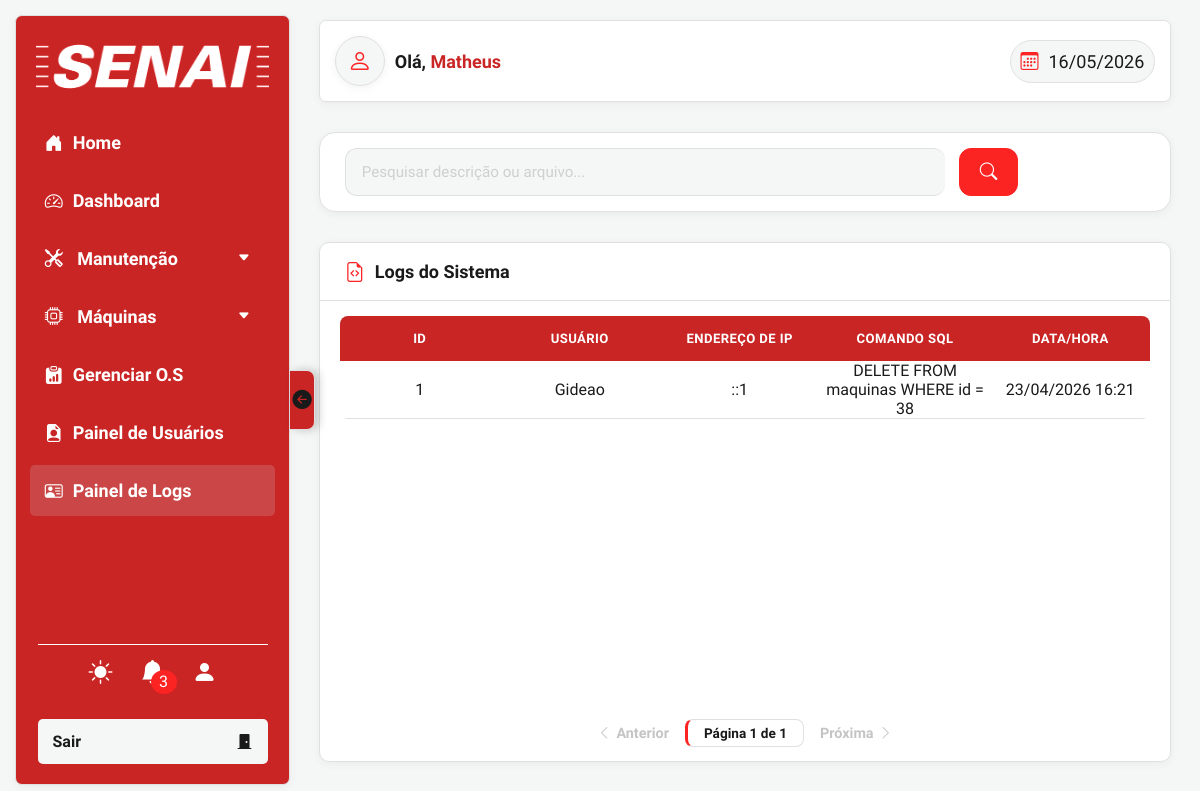
Screenshot of /php/views/log.php (signed in) with the database file from the repository.
### tables this page shows
CREATE TABLE `logs` (
  `id` int(11) NOT NULL,
  `usuario_id` int(11) DEFAULT NULL,
  `ip_address` varchar(45) NOT NULL,
  `sql_command` text NOT NULL,
  `data_hora` datetime DEFAULT current_timestamp()
);

CREATE TABLE `usuarios` (
  `id` int(11) NOT NULL,
  `nome` varchar(200) NOT NULL,
  `email` varchar(200) NOT NULL,
  `senha` varchar(245) NOT NULL,
  `senha_padrao` int(11) NOT NULL DEFAULT 1,
  `permissao` enum('ADMIN','GESTOR','NORMAL') NOT NULL DEFAULT 'NORMAL',
  `foto` varchar(255) DEFAULT NULL
);

### php/views/log.php (the view, shortened to what this page needs)
<?php
require __DIR__ . '/../configs/conexao.php';
$busca_atual = isset($_GET['search']) ? trim($_GET['search']) : '';
$pagina_atual = isset($_GET['page']) ? (int)$_GET['page'] : 1;
$limite = 10;
$sql_count = "SELECT COUNT(*) as total FROM logs
              LEFT JOIN usuarios ON logs.usuario_id = usuarios.id";
$res_count = $conn->query($sql_count);
$total_registros = $res_count->fetch_assoc()['total'];
$total_paginas = ceil($total_registros / $limite);
$offset = ($pagina_atual - 1) * $limite;
$sql = "SELECT logs.*, usuarios.nome AS nome_real
        FROM logs
        LEFT JOIN usuarios ON logs.usuario_id = usuarios.id";
$sql .= " ORDER BY logs.id DESC LIMIT $limite OFFSET $offset";
$resultado = $conn->query($sql);
?>
<!DOCTYPE html>
<html lang="pt-br" data-tema="">
<head>
    <link rel="stylesheet" href="../../css/style.css">
    <link rel="stylesheet" href="../../css/nav.css">
    <link rel="stylesheet" href="../../css/global.css">
    <link rel="stylesheet" href="../../css/header.css">
    <link rel="stylesheet" href="../../css/modal.css">
    <link rel="stylesheet" href="https://cdn.jsdelivr.net/npm/bootstrap-icons@1.13.1/font/bootstrap-icons.min.css">
</head>
<body>
    <?php require __DIR__ . '/../components/nav.php'; ?>
    <section class="sec-main">
        <?php require __DIR__ . '/../components/header.php'; ?>
        <div class="page-actions-bar">
            <form action="" method="GET" class="page-search-form">
                <div class="page-search-box <?php echo $busca_atual ? 'has-content' : ''; ?>">
                    <input type="text" name="search" id="pesquisa" value="<?php echo htmlspecialchars($busca_atual); ?>"
                        placeholder="Pesquisar descrição ou arquivo...">
                </div>
                <button type="submit" class="btn-search">
                    <i class="bi bi-search"></i>
                </button>
            </form>
        </div>
        <div class="tabela-bg2">
            <div class="tabela-titulo">
                <i class="bi bi-file-earmark-code"></i>
                <h2>Logs do Sistema</h2>
            </div>
            <div class="tabela-wrapper">
                <table class="tabela-main">
                    <thead>
                        <th>ID</th>
                        <th>Usuário</th>
                        <th>Endereço de IP</th>
                        <th>Comando SQL</th>
                        <th>Data/Hora</th>
                    </thead>
                    <tbody id="tabela-logs">
                        <?php
                        if ($resultado && $resultado->num_rows > 0) {
                            while ($linha = $resultado->fetch_assoc()) {
                                $nome_exibicao = !empty($linha["nome_real"]) ? htmlspecialchars($linha["nome_real"]) : "<span style='color: #ff6b6b; font-size: 0.9em;'>Ex-Usuário (ID: " . $linha['usuario_id'] . ")</span>";
                                echo "<tr>";
                                echo "<td>" . htmlspecialchars($linha["id"]) . "</td>";
                                echo "<td>" . $nome_exibicao . "</td>";
                                echo "<td>" . htmlspecialchars($linha["ip_address"]) . "</td>";
                                echo "<td title='" . htmlspecialchars($linha["sql_command"]) . "'>" . substr(htmlspecialchars($linha["sql_command"]), 0, 50) . (strlen($linha["sql_command"]) > 50 ? '...' : '') . "</td>";
                                echo "<td>" . date("d/m/Y H:i", strtotime($linha["data_hora"])) . "</td>";
                                echo "</tr>";
                            }
                        } else {
                            echo "<tr><td colspan='5' style='text-align:center; padding:30px; color: #888;'>Nenhum registro encontrado.</td></tr>";
                        }
                        ?>
                    </tbody>
                </table>
            </div>
            <div class="page-pagination">
                <?php if ($pagina_atual > 1): ?>
                    <a href="?search=<?php echo urlencode($busca_atual); ?>&page=<?php echo $pagina_atual - 1; ?>" class="pag-btn"><i class="bi bi-chevron-left"></i> Anterior</a>
                <?php else: ?>
                    <span class="pag-btn disabled"><i class="bi bi-chevron-left"></i> Anterior</span>
                <?php endif; ?>
                <span class="pag-current">Página <?php echo $pagina_atual; ?> de <?php echo $total_paginas; ?></span>
                <?php if ($pagina_atual < $total_paginas): ?>
                    <a href="?search=<?php echo urlencode($busca_atual); ?>&page=<?php echo $pagina_atual + 1; ?>" class="pag-btn">Próxima <i class="bi bi-chevron-right"></i></a>
                <?php else: ?>
                    <span class="pag-btn disabled">Próxima <i class="bi bi-chevron-right"></i></span>
                <?php endif; ?>
            </div>
        </div>
    </section>
</body>
</html>

### css/style.css (style rules this page uses)
.tabela-bg table, .tabela-bg2 table, .custom-table, .checklist-table { background: transparent; border-collapse: collapse; text-align: center; width: 100%; overflow: hidden; }
.tabela-bg table thead, .tabela-bg2 table thead, .custom-table thead, .checklist-table thead { background: var(--corDestaque); color: var(--corTxt); text-transform: uppercase; font-weight: 500; }
.tabela-bg table thead th, .tabela-bg2 table thead th { padding: 15px; min-width: 160px; }
.tabela-bg table tbody tr, .tabela-bg2 table tbody tr, .custom-table tbody tr, .checklist-table tbody tr { height: 50px; max-height: 50px; min-height: 50px; color: var(--corTxt3); transition: all 0.3s ease; border-bottom: 1px solid var(--corBordas); }
.tabela-bg table tbody tr td, .tabela-bg2 table tbody tr td { max-width: 180px; overflow: auto; }
.tabela-bg2 { width: 90%; height: 65vh; display: flex; flex-direction: column; background: var(--corFundo2); border-radius: 10px; overflow: hidden; box-shadow: var(--sombra); border: 1px solid var(--corBordas); }
.tabela-titulo { display: flex; align-items: center; gap: 10px; padding: 18px 25px; border-bottom: 1px solid var(--corBordas); }
.tabela-titulo i { font-size: var(--text-xl); color: var(--corBase); }
.tabela-titulo h2 { font-size: var(--text-lg); font-weight: 700; color: var(--corTxt3); margin: 0; }
.tabela-wrapper { flex: 1; overflow: auto; padding: 15px 20px; }
.tabela-wrapper table { border-radius: 8px; overflow: hidden; }
.tabela-bg2 { width: 98%; height: 65vh; display: flex; flex-direction: column; background: var(--corFundo2); border-radius: 10px; overflow: hidden; box-shadow: var(--sombra); border: 1px solid var(--corBordas); }
.page-actions-bar { width: 98%; display: flex; justify-content: space-between; align-items: center; gap: 20px; margin: 0 auto; flex-wrap: wrap; background: var(--corFundo2); padding: 15px 25px; border-radius: 16px; border: 1px solid var(--corBordas); box-shadow: var(--sombra); }
.page-actions-bar .page-search-form { flex: 1; display: flex; align-items: center; gap: 15px; min-width: 300px; }
.page-search-box { display: flex; align-items: center; background: var(--corFundo); border: 1.5px solid var(--corBordas); border-radius: 12px; padding: 0 16px; height: 48px; flex: 1; max-width: 600px; transition: all 0.3s cubic-bezier(0.4, 0, 0.2, 1); position: relative; border-right: none; }
.page-search-box input { flex: 1; border: none !important; background: transparent !important; outline: none !important; box-shadow: none !important; color: var(--corTxt3) !important; font-size: 0.95rem; font-weight: 500; height: 100%; padding: 0; margin: 0; }
.btn-search { height: 48px; padding: 0 20px; background: var(--corBase); color: #fff; border: 1.5px solid var(--corBase); border-radius: 12px; cursor: pointer; display: flex; align-items: center; justify-content: center; font-size: 1.1rem; transition: 0.3s; margin-left: -1px; }
.page-search-box input::placeholder { color: var(--corTxt3); opacity: 0.4; }
.page-pagination { display: flex; justify-content: center; align-items: center; gap: 16px; padding: 14px 0; }
.page-pagination .pag-btn { color: var(--corTxt3); opacity: 0.55; text-decoration: none; font-weight: 600; font-size: 0.9rem; display: inline-flex; align-items: center; gap: 5px; transition: opacity 0.2s, color 0.2s; }
.page-pagination .pag-btn.disabled { opacity: 0.25; cursor: not-allowed; pointer-events: none; }
.page-pagination .pag-current { background: var(--corFundo2); border: 1px solid var(--corBordas); color: var(--corTxt3); padding: 5px 16px; border-radius: 8px; font-weight: 700; font-size: 0.85rem; border-left: 3px solid var(--corBase); }
html[data-tema='claro'] .page-search-box input, html[data-tema='claro'] .input-pesquisa { color: #1e1e1e !important; }
html[data-tema='claro'] .page-search-box input::placeholder, html[data-tema='claro'] .input-pesquisa::placeholder { color: rgba(30, 30, 30, 0.45) !important; }
.tabela-main thead { background: var(--corDestaque); color: var(--corTxt); text-transform: uppercase; font-weight: 500; }
.tabela-main thead th { padding: 12px 15px; color: #fff; font-size: 0.82rem; letter-spacing: 0.4px; }

### css/modal.css (style rules this page uses)
.modal-notificacao .notificacao h6, h5, h4, h3, h2, h1 { color: var(--corDestaque); }

### rows the page displays
logs: id "1", usuario.nome "Gideao", ip_address "::1", sql_command "DELETE FROM maquinas WHERE id = 38", data_hora "23/04/2026 16:21"

### other values shown
$totalNoti "3"
$nome_usuario "Matheus"
$pagina_atual "1"
$total_paginas "1"
